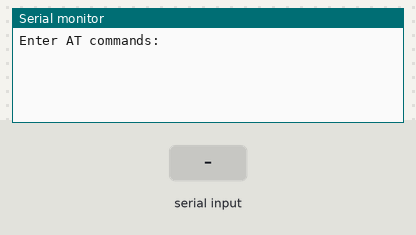
Bench run of a sketch on a simulated Arduino Uno, built with avr-gcc and run on an emulated ATmega328P. On the bench: the last lines printed to the serial monitor. The inputs (shaded band) are chosen by the test bench.

Above: at 1.6 s.
1.7 s: "1" received over the second serial link
At 2.1 s:
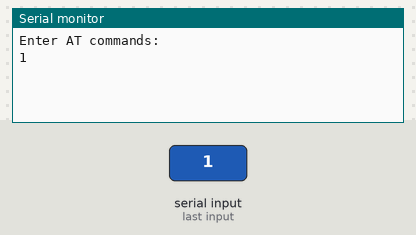
3.2 s: "0" received over the second serial link
At 4.5 s:
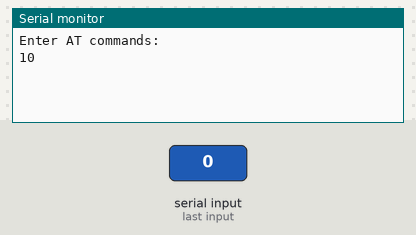

Measured:
- after the input at 1.7 s, the serial monitor: prints a new line at once (image 1)
- after the input at 3.2 s, the serial monitor: prints a new line at once (image 2)

The sketch:

AT.ino
```cpp
#include <SoftwareSerial.h>

SoftwareSerial mySerial(2, 3); // RX, TX

void setup() {

     Serial.begin(9600);
     Serial.setTimeout(6000);
     delay(200);

     pinMode(2,OUTPUT); digitalWrite(3,HIGH);

     Serial.println("Enter AT commands:");

     mySerial.begin(9600);
     mySerial.setTimeout(100);
     delay(250);

}

void loop()
{

   if (mySerial.available())
     Serial.write(mySerial.read());

   if (Serial.available())
     mySerial.write(Serial.read());
}
```
